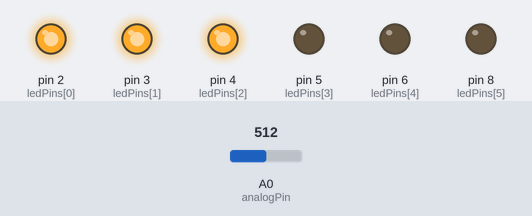
A sketch run on a simulated Arduino Uno, built with avr-gcc and run on an emulated ATmega328P. On the bench: output pins drawn as LEDs (lit = HIGH). Inputs (shaded band) come from the test bench; at power-on: A0 (analogPin) = 512.

Above: at 1.2 s.
1.3 s: A0 (analogPin) set to 673
2.8 s: A0 (analogPin) set to 695
At 3.7 s:
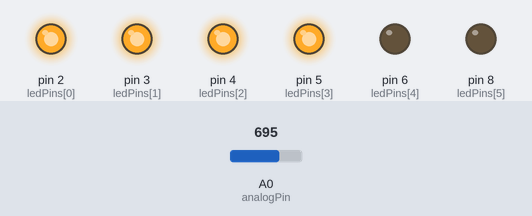
4.3 s: A0 (analogPin) set to 511
At 4.8 s:
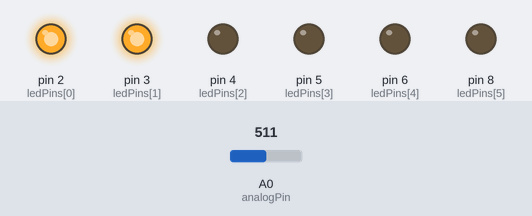
5.8 s: A0 (analogPin) set to 348
7.3 s: A0 (analogPin) set to 324
At 8.3 s:
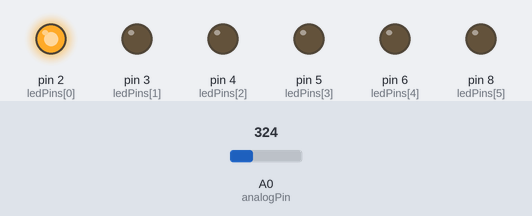
8.8 s: A0 (analogPin) set to 716
At 9.4 s:
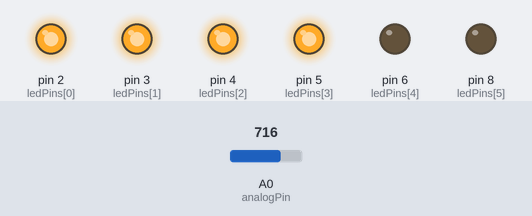
Timing chart, 0 to 11.3 s (numbered marks = the images above; inputs shaded):
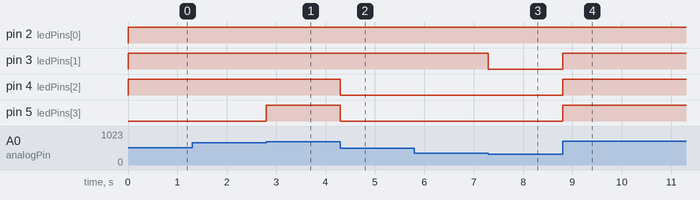

The sketch:

ledbarwithpotenziometer.ino
```cpp
// CODICE POTENZIOMETRO CON STRISCIA LED -- By LegacyDevs


const int analogPin = A0; // the pin that the potentiometer is attached to
const int ledCount = 6; // the number of LEDs in the bar graph
int ledPins[] = {2, 3, 4, 5, 6, 8,}; // an array of pin numbers to which LEDs are attached
void setup() {
// ciclo for. thisled è una variabile muta, parte da zero e aumenta di 1 finché non arriva al n° totale
for (int thisLed = 0; thisLed < ledCount; thisLed++) {
pinMode (ledPins [thisLed], OUTPUT);
}
}
void loop() {
// sensorReading legge il sensore
int sensorReading = analogRead (analogPin) ;
// map è una funzione che prende il valore del sensorReading e lo trasforma da 0 a ledCoount: sensorReadiing che inizialmente va da 0 a 1023 poi cambia da 0 a ledCount
int ledLevel = map (sensorReading, 0, 1023, 0, ledCount);
// ciclo for
for (int thisLed = 0; thisLed < ledCount; thisLed++) {
// per ogni giro di ciclo for thisLed ha un unico valore
if (thisLed < ledLevel) {
digitalWrite (ledPins [thisLed], HIGH);
}else { // con digitalWrite si accendono i LED
digitalWrite (ledPins[thisLed], LOW);
}
}
}
```

Measured:
- the behaviour switches between 681 and 682 on A0 (analogPin) (found by bisection; images 0 and 1)
- the behaviour switches between 341 and 340 on A0 (analogPin) (found by bisection; images 2 and 3)
- after the input at 1.3 s, every drawn part: stays the same
- after the input at 2.8 s, pin 5 (ledPins[3]): LOW → HIGH at once
- after the input at 4.3 s, pin 4 (ledPins[2]), pin 5 (ledPins[3]): HIGH → LOW at once
- after the input at 5.8 s, every drawn part: stays the same
- after the input at 7.3 s, pin 3 (ledPins[1]): HIGH → LOW at once
- after the input at 8.8 s, pin 3 (ledPins[1]), pin 4 (ledPins[2]), pin 5 (ledPins[3]): LOW → HIGH at once
